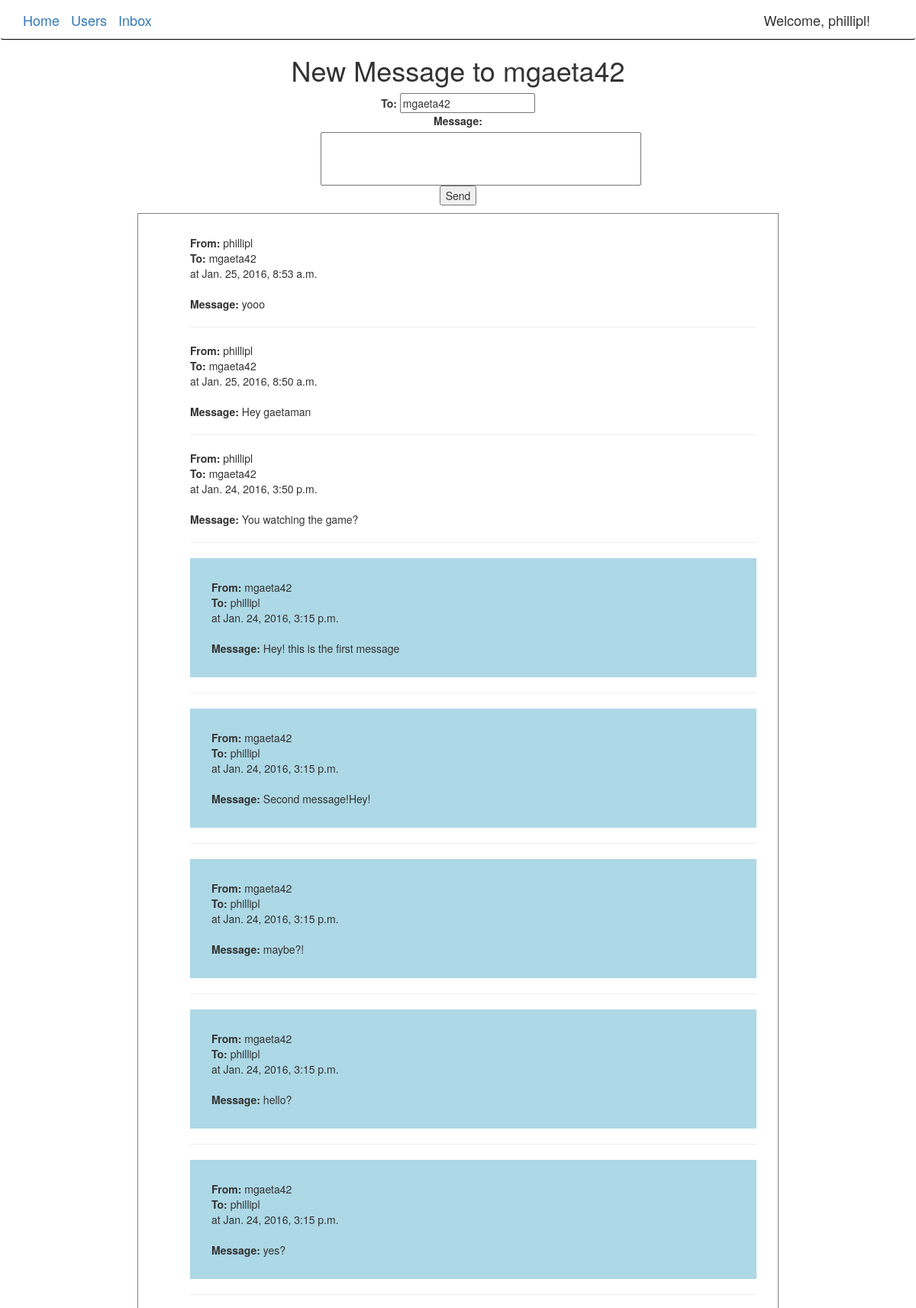
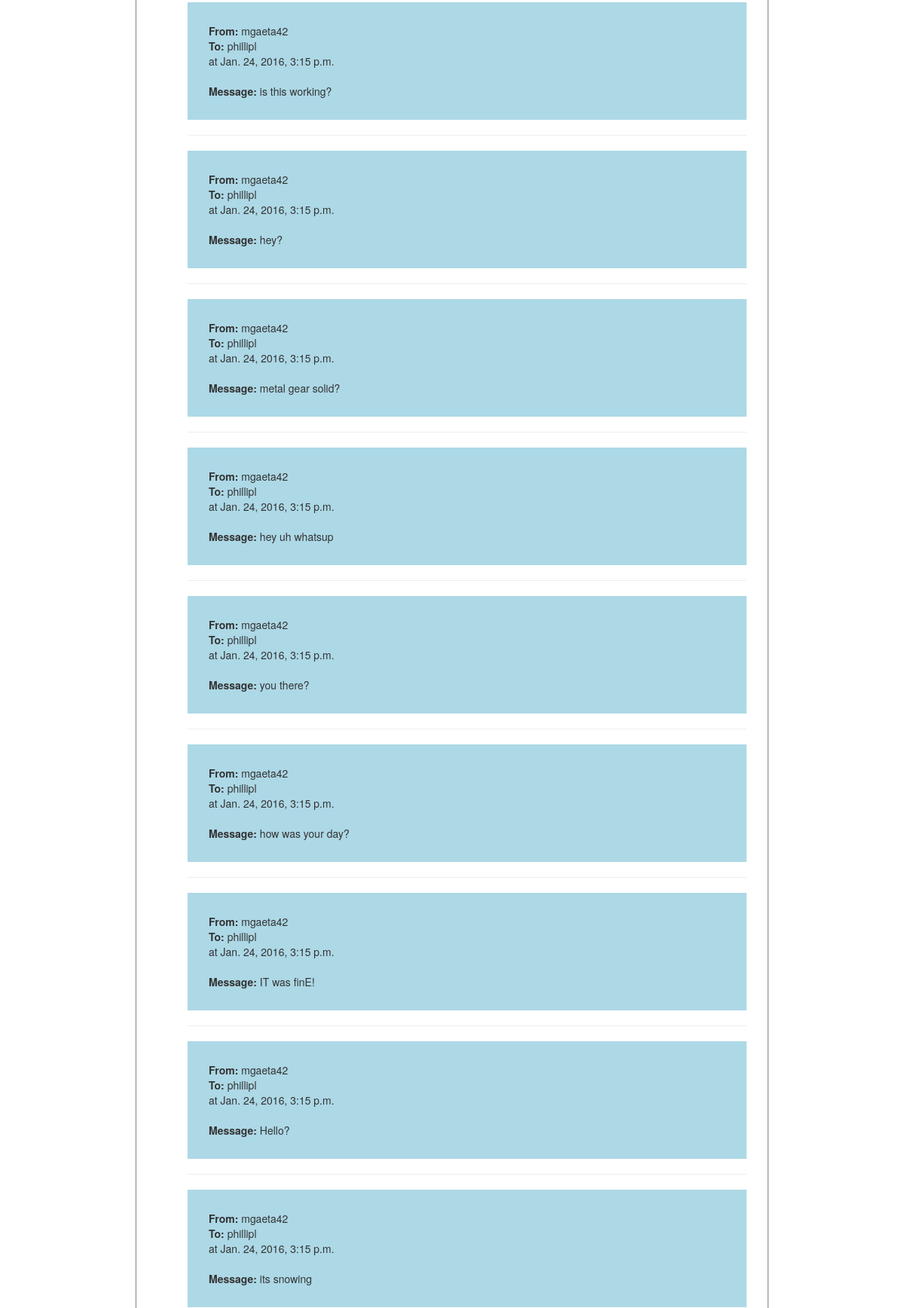
The app's page /new_message/2 (signed in, upper part) with its own data (2 pictures, top to bottom).
### demo/models.py (models this page shows, shortened)
class Notification(SelfPublishModel, models.Model):
    serializer_class = NotificationSerializer
    message = models.TextField()
    user = models.ForeignKey(settings.AUTH_USER_MODEL, related_name='receiving_user')
    sending_user = models.ForeignKey(settings.AUTH_USER_MODEL, related_name='sending_user', default = DEFAULT_USER_ID)
    created = models.DateTimeField(auto_now_add=True)

### demo/views.py (the view)
# urls.py: url(r'^new_message/(?P<user_id>\d+)$', views.new_message_form, name='new_message_form'),
def new_message_form(request,user_id):
	current_user=request.user
	other_user = User.objects.get(id=user_id)
	context=RequestContext(request)
	context_dict = {}
	relevant_messages = Notification.objects.filter(Q(user=current_user,sending_user=other_user) | Q(user=other_user,sending_user=current_user)).order_by('-created')
	context_dict['other_user'] = other_user
	context_dict['relevant_messages'] = relevant_messages
	return render_to_response('new_message_form.html', context_dict, context)

### templates/new_message_form.html (shortened to what this page needs)
<!DOCTYPE html>
{% extends 'base.html' %}
{% load static %}
{% load swampdragon_tags %}
{% block content %}
	{% block bodyblock %}
	{% if user == other_user %}
		<h1>New Message to Yourself!</h1>
	{% else %}
		<h1>New Message to {{ other_user }} </h1>
	{% endif %}
	<div class="message_form">
		<form id="notification" name="notification_form" method="post" onsubmit="SubForm()"> {% csrf_token %}
			<li>
				<div id="detail">To: </div><input name="user" value="{{other_user}}"> </br>
				<label for="notification"> Message: </label>
				<input type="text" name="notification" class="large-textbox">
			</li>
			<input id="notification_submit" type="submit" value="Send"/>
		</form>
	</div>
	<div class="recent-messages">
		<ul id="notifications">
		    {% for notification in relevant_messages %}
		    	{% if notification.sending_user == other_user %}
		    	<div id="alternate_color">
		    	{% endif %}
				    <li><div id="detail">From: </div>{{ notification.sending_user }}</li>
				    <li><div id="detail">To: </div>{{ notification.user }}</li>
				    <li>at {{ notification.created }}</li></br>
				    <li><div id="detail">Message: </div>{{ notification.message }}</li>
		    	{% if notification.sending_user == other_user %}
			    </div>
			    {% endif %}
			    <hr>
		    {% endfor %}
		</ul>
	</div>
	{% endblock %}
{% endblock %}

### templates/base.html (shortened to what this page needs)
{% load static %}
{% load swampdragon_tags %}
<head>
<link rel="stylesheet" href="{{ STATIC_URL }}notifications.css">
<link rel="stylesheet" href="https://maxcdn.bootstrapcdn.com/bootstrap/3.3.6/css/bootstrap.min.css">
<link rel="stylesheet" href="https://maxcdn.bootstrapcdn.com/bootstrap/3.3.6/css/bootstrap-theme.min.css">
</head>
<div class="navbar navbar" role="navigation">
	  <div class="container">
	    <div class="navbar-header">
	      <a class="navbar-brand" href="/home/">Home</a>
	      <a class="navbar-brand" href="/users/">Users</a>
	      <a class="navbar-brand" href="/home/your_messages/">Inbox</a>
	    </div>
	    <div class="navbar-collapse collapse">
	      <ul class="nav navbar-nav pull-right">
	          {% if user and not user.is_anonymous %}
	          <li class="navbar-brand">Welcome, {{ user }}!</li>
	          {% else %}
	          	<a class="navbar-brand" href="/admin">Admin Login</a>
	          {% endif %}
	      </ul>
	  </div>
	</div>
</div>
{% block content %}{% endblock %}

### static/notifications.css (style rules this page uses)
li { list-style-type:none; }
.recent-messages, .list-users { border: 1px solid gray; width: 70%; margin-left: 15%; padding: 2em; }
h1 { text-align: center; }
.message_form { text-align: center; width: 30%; list-style:none; margin-left: 35%; }
.navbar.navbar { border-bottom: 1px solid black; }
#detail { font-weight: bold; display: inline; }
.large-textbox { width: 30em; height:5em; padding:2px; }
#alternate_color { background-color: lightblue; padding: 2em; }

### records on screen
Notification: sending_user "phillipl", user "mgaeta42", created "Jan. 25, 2016, 8:53 a.m.", message "yooo"
Notification: sending_user "phillipl", user "mgaeta42", created "Jan. 25, 2016, 8:50 a.m.", message "Hey gaetaman"
Notification: sending_user "phillipl", user "mgaeta42", created "Jan. 24, 2016, 3:50 p.m.", message "You watching the game?"
Notification: sending_user "mgaeta42", user "phillipl", created "Jan. 24, 2016, 3:15 p.m.", message "Hey! this is the first message"
Notification: sending_user "mgaeta42", user "phillipl", created "Jan. 24, 2016, 3:15 p.m.", message "Second message!Hey!"
Notification: sending_user "mgaeta42", user "phillipl", created "Jan. 24, 2016, 3:15 p.m.", message "maybe?!"
Notification: sending_user "mgaeta42", user "phillipl", created "Jan. 24, 2016, 3:15 p.m.", message "hello?"
Notification: sending_user "mgaeta42", user "phillipl", created "Jan. 24, 2016, 3:15 p.m.", message "yes?"
Notification: sending_user "mgaeta42", user "phillipl", created "Jan. 24, 2016, 3:15 p.m.", message "is this working?"
Notification: sending_user "mgaeta42", user "phillipl", created "Jan. 24, 2016, 3:15 p.m.", message "hey?"
Notification: sending_user "mgaeta42", user "phillipl", created "Jan. 24, 2016, 3:15 p.m.", message "metal gear solid?"
Notification: sending_user "mgaeta42", user "phillipl", created "Jan. 24, 2016, 3:15 p.m.", message "hey uh whatsup"
Notification: sending_user "mgaeta42", user "phillipl", created "Jan. 24, 2016, 3:15 p.m.", message "you there?"
Notification: sending_user "mgaeta42", user "phillipl", created "Jan. 24, 2016, 3:15 p.m.", message "how was your day?"
Notification: sending_user "mgaeta42", user "phillipl", created "Jan. 24, 2016, 3:15 p.m.", message "IT was finE!"
Notification: sending_user "mgaeta42", user "phillipl", created "Jan. 24, 2016, 3:15 p.m.", message "Hello?"
Notification: sending_user "mgaeta42", user "phillipl", created "Jan. 24, 2016, 3:15 p.m.", message "its snowing"

### other values on screen
{{ user }} "phillipl"
{{ other_user }} "mgaeta42"
